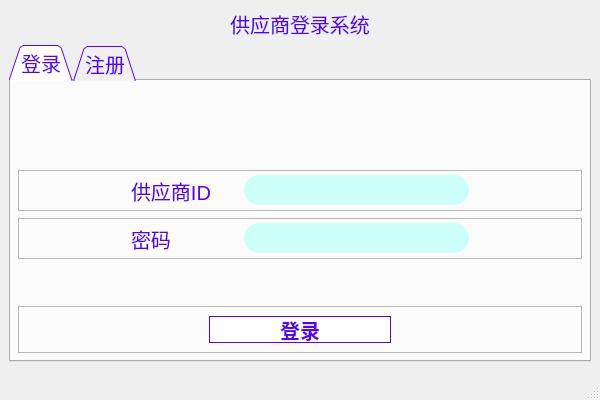
<?xml version="1.0" encoding="UTF-8"?>
<ui version="4.0">
 <class>Window_of_log</class>
 <widget class="QMainWindow" name="Window_of_log">
  <property name="enabled">
   <bool>true</bool>
  </property>
  <property name="geometry">
   <rect>
    <x>0</x>
    <y>0</y>
    <width>600</width>
    <height>400</height>
   </rect>
  </property>
  <property name="minimumSize">
   <size>
    <width>600</width>
    <height>400</height>
   </size>
  </property>
  <property name="maximumSize">
   <size>
    <width>600</width>
    <height>400</height>
   </size>
  </property>
  <property name="windowTitle">
   <string>顾客登录界面</string>
  </property>
  <property name="styleSheet">
   <string notr="true">color: rgb(85, 0, 255);
	font-size: 20px;</string>
  </property>
  <property name="animated">
   <bool>true</bool>
  </property>
  <widget class="QWidget" name="centralwidget">
   <layout class="QVBoxLayout" name="verticalLayout">
    <item>
     <widget class="QLabel" name="label">
      <property name="layoutDirection">
       <enum>Qt::LeftToRight</enum>
      </property>
      <property name="styleSheet">
       <string notr="true"/>
      </property>
      <property name="text">
       <string>供应商登录系统</string>
      </property>
      <property name="alignment">
       <set>Qt::AlignCenter</set>
      </property>
     </widget>
    </item>
    <item>
     <widget class="QTabWidget" name="tabWidget">
      <property name="styleSheet">
       <string notr="true"/>
      </property>
      <property name="tabPosition">
       <enum>QTabWidget::North</enum>
      </property>
      <property name="tabShape">
       <enum>QTabWidget::Triangular</enum>
      </property>
      <property name="currentIndex">
       <number>0</number>
      </property>
      <property name="movable">
       <bool>false</bool>
      </property>
      <widget class="QWidget" name="tab">
       <property name="styleSheet">
        <string notr="true"/>
       </property>
       <attribute name="title">
        <string>登录</string>
       </attribute>
       <layout class="QVBoxLayout" name="verticalLayout_2" stretch="2,1,1,0,1">
        <property name="spacing">
         <number>7</number>
        </property>
        <property name="leftMargin">
         <number>7</number>
        </property>
        <property name="topMargin">
         <number>7</number>
        </property>
        <property name="rightMargin">
         <number>7</number>
        </property>
        <property name="bottomMargin">
         <number>7</number>
        </property>
        <item>
         <spacer name="verticalSpacer_8">
          <property name="orientation">
           <enum>Qt::Vertical</enum>
          </property>
          <property name="sizeHint" stdset="0">
           <size>
            <width>20</width>
            <height>10</height>
           </size>
          </property>
         </spacer>
        </item>
        <item>
         <widget class="QFrame" name="frame">
          <property name="frameShape">
           <enum>QFrame::StyledPanel</enum>
          </property>
          <property name="frameShadow">
           <enum>QFrame::Raised</enum>
          </property>
          <layout class="QHBoxLayout" name="horizontalLayout" stretch="1,1,2,1">
           <property name="spacing">
            <number>0</number>
           </property>
           <property name="leftMargin">
            <number>0</number>
           </property>
           <property name="topMargin">
            <number>0</number>
           </property>
           <property name="rightMargin">
            <number>0</number>
           </property>
           <property name="bottomMargin">
            <number>0</number>
           </property>
           <item>
            <spacer name="horizontalSpacer">
             <property name="orientation">
              <enum>Qt::Horizontal</enum>
             </property>
             <property name="sizeHint" stdset="0">
              <size>
               <width>40</width>
               <height>20</height>
              </size>
             </property>
            </spacer>
           </item>
           <item>
            <widget class="QLabel" name="label_2">
             <property name="text">
              <string>供应商ID</string>
             </property>
            </widget>
           </item>
           <item>
            <widget class="QLineEdit" name="textUser">
             <property name="styleSheet">
              <string notr="true">QLineEdit{
	height: 30px;
	border-radius: 15px;
	padding-left: 10px;
	
	background-color: rgb(205, 255, 249);
}
QLineEdit:focus{
	border: 1px solid  rgb(181, 201, 255);
}</string>
             </property>
            </widget>
           </item>
           <item>
            <spacer name="horizontalSpacer_3">
             <property name="orientation">
              <enum>Qt::Horizontal</enum>
             </property>
             <property name="sizeHint" stdset="0">
              <size>
               <width>40</width>
               <height>20</height>
              </size>
             </property>
            </spacer>
           </item>
          </layout>
         </widget>
        </item>
        <item>
         <widget class="QFrame" name="frame_3">
          <property name="frameShape">
           <enum>QFrame::StyledPanel</enum>
          </property>
          <property name="frameShadow">
           <enum>QFrame::Raised</enum>
          </property>
          <layout class="QHBoxLayout" name="horizontalLayout_2" stretch="1,1,2,1">
           <property name="spacing">
            <number>0</number>
           </property>
           <property name="leftMargin">
            <number>0</number>
           </property>
           <property name="topMargin">
            <number>0</number>
           </property>
           <property name="rightMargin">
            <number>0</number>
           </property>
           <property name="bottomMargin">
            <number>0</number>
           </property>
           <item>
            <spacer name="horizontalSpacer_4">
             <property name="orientation">
              <enum>Qt::Horizontal</enum>
             </property>
             <property name="sizeHint" stdset="0">
              <size>
               <width>108</width>
               <height>20</height>
              </size>
             </property>
            </spacer>
           </item>
           <item>
            <widget class="QLabel" name="label_3">
             <property name="text">
              <string>密码</string>
             </property>
            </widget>
           </item>
           <item>
            <widget class="QLineEdit" name="textPwd">
             <property name="styleSheet">
              <string notr="true">QLineEdit{
	height: 30px;
	border-radius: 15px;
	padding-left: 10px;
	
	background-color: rgb(205, 255, 249);
}
QLineEdit:focus{
	border: 1px solid  rgb(181, 201, 255);
}</string>
             </property>
             <property name="echoMode">
              <enum>QLineEdit::Password</enum>
             </property>
            </widget>
           </item>
           <item>
            <spacer name="horizontalSpacer_6">
             <property name="orientation">
              <enum>Qt::Horizontal</enum>
             </property>
             <property name="sizeHint" stdset="0">
              <size>
               <width>108</width>
               <height>20</height>
              </size>
             </property>
            </spacer>
           </item>
          </layout>
         </widget>
        </item>
        <item>
         <spacer name="verticalSpacer_9">
          <property name="orientation">
           <enum>Qt::Vertical</enum>
          </property>
          <property name="sizeHint" stdset="0">
           <size>
            <width>20</width>
            <height>40</height>
           </size>
          </property>
         </spacer>
        </item>
        <item>
         <widget class="QFrame" name="frame_2">
          <property name="frameShape">
           <enum>QFrame::StyledPanel</enum>
          </property>
          <property name="frameShadow">
           <enum>QFrame::Raised</enum>
          </property>
          <layout class="QHBoxLayout" name="horizontalLayout_9" stretch="1,1,1">
           <item>
            <spacer name="horizontalSpacer_37">
             <property name="orientation">
              <enum>Qt::Horizontal</enum>
             </property>
             <property name="sizeHint" stdset="0">
              <size>
               <width>170</width>
               <height>20</height>
              </size>
             </property>
            </spacer>
           </item>
           <item>
            <widget class="QPushButton" name="buttonLogin">
             <property name="styleSheet">
              <string notr="true">QPushButton{
	border: 1px solid rgb(85, 0, 255);
	background-color: rgb(255, 255, 255);
	color: rgb(85, 0, 255);
	height: 25px;
	font-weight: 700;
}

QPushButton:hover{
	border: none;
	background-color: rgb(85, 0, 255);
	color: rgb(255, 255, 255);
}
</string>
             </property>
             <property name="text">
              <string>登录</string>
             </property>
            </widget>
           </item>
           <item>
            <spacer name="horizontalSpacer_38">
             <property name="orientation">
              <enum>Qt::Horizontal</enum>
             </property>
             <property name="sizeHint" stdset="0">
              <size>
               <width>170</width>
               <height>20</height>
              </size>
             </property>
            </spacer>
           </item>
          </layout>
         </widget>
        </item>
       </layout>
      </widget>
      <widget class="QWidget" name="tab_2">
       <attribute name="title">
        <string>注册</string>
       </attribute>
       <layout class="QVBoxLayout" name="verticalLayout_4">
        <item>
         <spacer name="verticalSpacer">
          <property name="orientation">
           <enum>Qt::Vertical</enum>
          </property>
          <property name="sizeHint" stdset="0">
           <size>
            <width>20</width>
            <height>40</height>
           </size>
          </property>
         </spacer>
        </item>
        <item>
         <layout class="QHBoxLayout" name="horizontalLayout_3" stretch="2,3,2,12,2,3,2,12,2">
          <item>
           <spacer name="horizontalSpacer_7">
            <property name="orientation">
             <enum>Qt::Horizontal</enum>
            </property>
            <property name="sizeHint" stdset="0">
             <size>
              <width>40</width>
              <height>20</height>
             </size>
            </property>
           </spacer>
          </item>
          <item>
           <widget class="QLabel" name="label_4">
            <property name="styleSheet">
             <string notr="true">QLabel{
	color: rgb(76, 216, 255);
	font-size: 20px;
}</string>
            </property>
            <property name="text">
             <string>公司名称*</string>
            </property>
            <property name="buddy">
             <cstring>lineEdit_3</cstring>
            </property>
           </widget>
          </item>
          <item>
           <spacer name="horizontalSpacer_8">
            <property name="orientation">
             <enum>Qt::Horizontal</enum>
            </property>
            <property name="sizeHint" stdset="0">
             <size>
              <width>40</width>
              <height>20</height>
             </size>
            </property>
           </spacer>
          </item>
          <item>
           <widget class="QLineEdit" name="lineEdit_3"/>
          </item>
          <item>
           <spacer name="horizontalSpacer_9">
            <property name="orientation">
             <enum>Qt::Horizontal</enum>
            </property>
            <property name="sizeHint" stdset="0">
             <size>
              <width>40</width>
              <height>20</height>
             </size>
            </property>
           </spacer>
          </item>
          <item>
           <widget class="QLabel" name="label_9">
            <property name="styleSheet">
             <string notr="true">QLabel{
	color: rgb(76, 216, 255);
	font-size: 20px;
}</string>
            </property>
            <property name="text">
             <string>国家*</string>
            </property>
            <property name="buddy">
             <cstring>lineEdit_8</cstring>
            </property>
           </widget>
          </item>
          <item>
           <spacer name="horizontalSpacer_10">
            <property name="orientation">
             <enum>Qt::Horizontal</enum>
            </property>
            <property name="sizeHint" stdset="0">
             <size>
              <width>40</width>
              <height>20</height>
             </size>
            </property>
           </spacer>
          </item>
          <item>
           <widget class="QLineEdit" name="lineEdit_8"/>
          </item>
          <item>
           <spacer name="horizontalSpacer_11">
            <property name="orientation">
             <enum>Qt::Horizontal</enum>
            </property>
            <property name="sizeHint" stdset="0">
             <size>
              <width>40</width>
              <height>20</height>
             </size>
            </property>
           </spacer>
          </item>
         </layout>
        </item>
        <item>
         <spacer name="verticalSpacer_2">
          <property name="orientation">
           <enum>Qt::Vertical</enum>
          </property>
          <property name="sizeHint" stdset="0">
           <size>
            <width>20</width>
            <height>40</height>
           </size>
          </property>
         </spacer>
        </item>
        <item>
         <layout class="QHBoxLayout" name="horizontalLayout_4" stretch="2,3,2,12,2,3,2,12,2">
          <item>
           <spacer name="horizontalSpacer_12">
            <property name="orientation">
             <enum>Qt::Horizontal</enum>
            </property>
            <property name="sizeHint" stdset="0">
             <size>
              <width>40</width>
              <height>20</height>
             </size>
            </property>
           </spacer>
          </item>
          <item>
           <widget class="QLabel" name="label_5">
            <property name="styleSheet">
             <string notr="true">QLabel{
	color: rgb(76, 216, 255);
	font-size: 20px;
}</string>
            </property>
            <property name="text">
             <string>姓名*</string>
            </property>
            <property name="buddy">
             <cstring>lineEdit_4</cstring>
            </property>
           </widget>
          </item>
          <item>
           <spacer name="horizontalSpacer_13">
            <property name="orientation">
             <enum>Qt::Horizontal</enum>
            </property>
            <property name="sizeHint" stdset="0">
             <size>
              <width>40</width>
              <height>20</height>
             </size>
            </property>
           </spacer>
          </item>
          <item>
           <widget class="QLineEdit" name="lineEdit_4"/>
          </item>
          <item>
           <spacer name="horizontalSpacer_14">
            <property name="orientation">
             <enum>Qt::Horizontal</enum>
            </property>
            <property name="sizeHint" stdset="0">
             <size>
              <width>40</width>
              <height>20</height>
             </size>
            </property>
           </spacer>
          </item>
          <item>
           <widget class="QLabel" name="label_10">
            <property name="styleSheet">
             <string notr="true">QLabel{
	color: rgb(76, 216, 255);
	font-size: 20px;
}</string>
            </property>
            <property name="text">
             <string>详细地址*</string>
            </property>
            <property name="buddy">
             <cstring>lineEdit_9</cstring>
            </property>
           </widget>
          </item>
          <item>
           <spacer name="horizontalSpacer_15">
            <property name="orientation">
             <enum>Qt::Horizontal</enum>
            </property>
            <property name="sizeHint" stdset="0">
             <size>
              <width>40</width>
              <height>20</height>
             </size>
            </property>
           </spacer>
          </item>
          <item>
           <widget class="QLineEdit" name="lineEdit_9"/>
          </item>
          <item>
           <spacer name="horizontalSpacer_16">
            <property name="orientation">
             <enum>Qt::Horizontal</enum>
            </property>
            <property name="sizeHint" stdset="0">
             <size>
              <width>40</width>
              <height>20</height>
             </size>
            </property>
           </spacer>
          </item>
         </layout>
        </item>
        <item>
         <spacer name="verticalSpacer_3">
          <property name="orientation">
           <enum>Qt::Vertical</enum>
          </property>
          <property name="sizeHint" stdset="0">
           <size>
            <width>20</width>
            <height>40</height>
           </size>
          </property>
         </spacer>
        </item>
        <item>
         <layout class="QHBoxLayout" name="horizontalLayout_5" stretch="2,3,2,12,2,3,2,12,2">
          <item>
           <spacer name="horizontalSpacer_17">
            <property name="orientation">
             <enum>Qt::Horizontal</enum>
            </property>
            <property name="sizeHint" stdset="0">
             <size>
              <width>40</width>
              <height>20</height>
             </size>
            </property>
           </spacer>
          </item>
          <item>
           <widget class="QLabel" name="label_6">
            <property name="styleSheet">
             <string notr="true">QLabel{
	color: rgb(76, 216, 255);
	font-size: 20px;
}</string>
            </property>
            <property name="text">
             <string>职务*</string>
            </property>
            <property name="buddy">
             <cstring>lineEdit_5</cstring>
            </property>
           </widget>
          </item>
          <item>
           <spacer name="horizontalSpacer_18">
            <property name="orientation">
             <enum>Qt::Horizontal</enum>
            </property>
            <property name="sizeHint" stdset="0">
             <size>
              <width>40</width>
              <height>20</height>
             </size>
            </property>
           </spacer>
          </item>
          <item>
           <widget class="QLineEdit" name="lineEdit_5"/>
          </item>
          <item>
           <spacer name="horizontalSpacer_19">
            <property name="orientation">
             <enum>Qt::Horizontal</enum>
            </property>
            <property name="sizeHint" stdset="0">
             <size>
              <width>40</width>
              <height>20</height>
             </size>
            </property>
           </spacer>
          </item>
          <item>
           <widget class="QLabel" name="label_11">
            <property name="styleSheet">
             <string notr="true">QLabel{
	color: rgb(76, 216, 255);
	font-size: 20px;
}</string>
            </property>
            <property name="text">
             <string>邮政编码*</string>
            </property>
            <property name="buddy">
             <cstring>lineEdit_10</cstring>
            </property>
           </widget>
          </item>
          <item>
           <spacer name="horizontalSpacer_20">
            <property name="orientation">
             <enum>Qt::Horizontal</enum>
            </property>
            <property name="sizeHint" stdset="0">
             <size>
              <width>40</width>
              <height>20</height>
             </size>
            </property>
           </spacer>
          </item>
          <item>
           <widget class="QLineEdit" name="lineEdit_10"/>
          </item>
          <item>
           <spacer name="horizontalSpacer_21">
            <property name="orientation">
             <enum>Qt::Horizontal</enum>
            </property>
            <property name="sizeHint" stdset="0">
             <size>
              <width>40</width>
              <height>20</height>
             </size>
            </property>
           </spacer>
          </item>
         </layout>
        </item>
        <item>
         <spacer name="verticalSpacer_4">
          <property name="orientation">
           <enum>Qt::Vertical</enum>
          </property>
          <property name="sizeHint" stdset="0">
           <size>
            <width>20</width>
            <height>40</height>
           </size>
          </property>
         </spacer>
        </item>
        <item>
         <layout class="QHBoxLayout" name="horizontalLayout_6" stretch="2,3,2,12,2,3,2,12,2">
          <item>
           <spacer name="horizontalSpacer_22">
            <property name="orientation">
             <enum>Qt::Horizontal</enum>
            </property>
            <property name="sizeHint" stdset="0">
             <size>
              <width>40</width>
              <height>20</height>
             </size>
            </property>
           </spacer>
          </item>
          <item>
           <widget class="QLabel" name="label_7">
            <property name="styleSheet">
             <string notr="true">QLabel{
	color: rgb(76, 216, 255);
	font-size: 20px;
}</string>
            </property>
            <property name="text">
             <string>城市*</string>
            </property>
            <property name="buddy">
             <cstring>lineEdit_6</cstring>
            </property>
           </widget>
          </item>
          <item>
           <spacer name="horizontalSpacer_23">
            <property name="orientation">
             <enum>Qt::Horizontal</enum>
            </property>
            <property name="sizeHint" stdset="0">
             <size>
              <width>40</width>
              <height>20</height>
             </size>
            </property>
           </spacer>
          </item>
          <item>
           <widget class="QLineEdit" name="lineEdit_6"/>
          </item>
          <item>
           <spacer name="horizontalSpacer_24">
            <property name="orientation">
             <enum>Qt::Horizontal</enum>
            </property>
            <property name="sizeHint" stdset="0">
             <size>
              <width>40</width>
              <height>20</height>
             </size>
            </property>
           </spacer>
          </item>
          <item>
           <widget class="QLabel" name="label_12">
            <property name="styleSheet">
             <string notr="true">QLabel{
	color: rgb(76, 216, 255);
	font-size: 20px;
}</string>
            </property>
            <property name="text">
             <string>电话</string>
            </property>
            <property name="buddy">
             <cstring>lineEdit_11</cstring>
            </property>
           </widget>
          </item>
          <item>
           <spacer name="horizontalSpacer_25">
            <property name="orientation">
             <enum>Qt::Horizontal</enum>
            </property>
            <property name="sizeHint" stdset="0">
             <size>
              <width>40</width>
              <height>20</height>
             </size>
            </property>
           </spacer>
          </item>
          <item>
           <widget class="QLineEdit" name="lineEdit_11"/>
          </item>
          <item>
           <spacer name="horizontalSpacer_26">
            <property name="orientation">
             <enum>Qt::Horizontal</enum>
            </property>
            <property name="sizeHint" stdset="0">
             <size>
              <width>40</width>
              <height>20</height>
             </size>
            </property>
           </spacer>
          </item>
         </layout>
        </item>
        <item>
         <spacer name="verticalSpacer_5">
          <property name="orientation">
           <enum>Qt::Vertical</enum>
          </property>
          <property name="sizeHint" stdset="0">
           <size>
            <width>20</width>
            <height>40</height>
           </size>
          </property>
         </spacer>
        </item>
        <item>
         <layout class="QHBoxLayout" name="horizontalLayout_7" stretch="2,3,2,12,2,3,2,12,2">
          <item>
           <spacer name="horizontalSpacer_27">
            <property name="orientation">
             <enum>Qt::Horizontal</enum>
            </property>
            <property name="sizeHint" stdset="0">
             <size>
              <width>40</width>
              <height>20</height>
             </size>
            </property>
           </spacer>
          </item>
          <item>
           <widget class="QLabel" name="label_8">
            <property name="styleSheet">
             <string notr="true">QLabel{
	color: rgb(76, 216, 255);
	font-size: 20px;
}</string>
            </property>
            <property name="text">
             <string>地区*</string>
            </property>
            <property name="buddy">
             <cstring>lineEdit_7</cstring>
            </property>
           </widget>
          </item>
          <item>
           <spacer name="horizontalSpacer_28">
            <property name="orientation">
             <enum>Qt::Horizontal</enum>
            </property>
            <property name="sizeHint" stdset="0">
             <size>
              <width>40</width>
              <height>20</height>
             </size>
            </property>
           </spacer>
          </item>
          <item>
           <widget class="QLineEdit" name="lineEdit_7"/>
          </item>
          <item>
           <spacer name="horizontalSpacer_29">
            <property name="orientation">
             <enum>Qt::Horizontal</enum>
            </property>
            <property name="sizeHint" stdset="0">
             <size>
              <width>40</width>
              <height>20</height>
             </size>
            </property>
           </spacer>
          </item>
          <item>
           <widget class="QLabel" name="label_13">
            <property name="styleSheet">
             <string notr="true">QLabel{
	color: rgb(76, 216, 255);
	font-size: 20px;
}</string>
            </property>
            <property name="text">
             <string>传真*</string>
            </property>
            <property name="buddy">
             <cstring>lineEdit_12</cstring>
            </property>
           </widget>
          </item>
          <item>
           <spacer name="horizontalSpacer_30">
            <property name="orientation">
             <enum>Qt::Horizontal</enum>
            </property>
            <property name="sizeHint" stdset="0">
             <size>
              <width>40</width>
              <height>20</height>
             </size>
            </property>
           </spacer>
          </item>
          <item>
           <widget class="QLineEdit" name="lineEdit_12"/>
          </item>
          <item>
           <spacer name="horizontalSpacer_31">
            <property name="orientation">
             <enum>Qt::Horizontal</enum>
            </property>
            <property name="sizeHint" stdset="0">
             <size>
              <width>40</width>
              <height>20</height>
             </size>
            </property>
           </spacer>
          </item>
         </layout>
        </item>
        <item>
         <spacer name="verticalSpacer_6">
          <property name="orientation">
           <enum>Qt::Vertical</enum>
          </property>
          <property name="sizeHint" stdset="0">
           <size>
            <width>20</width>
            <height>40</height>
           </size>
          </property>
         </spacer>
        </item>
        <item>
         <layout class="QHBoxLayout" name="horizontalLayout_8" stretch="2,3,2,12,2,3,2,12,2">
          <item>
           <spacer name="horizontalSpacer_32">
            <property name="orientation">
             <enum>Qt::Horizontal</enum>
            </property>
            <property name="sizeHint" stdset="0">
             <size>
              <width>40</width>
              <height>20</height>
             </size>
            </property>
           </spacer>
          </item>
          <item>
           <widget class="QLabel" name="label_16">
            <property name="styleSheet">
             <string notr="true">QLabel{
	color: rgb(76, 216, 255);
	font-size: 20px;
}</string>
            </property>
            <property name="text">
             <string>密码*</string>
            </property>
            <property name="buddy">
             <cstring>lineEdit_4</cstring>
            </property>
           </widget>
          </item>
          <item>
           <spacer name="horizontalSpacer_33">
            <property name="orientation">
             <enum>Qt::Horizontal</enum>
            </property>
            <property name="sizeHint" stdset="0">
             <size>
              <width>40</width>
              <height>20</height>
             </size>
            </property>
           </spacer>
          </item>
          <item>
           <widget class="QLineEdit" name="lineEdit_14"/>
          </item>
          <item>
           <spacer name="horizontalSpacer_34">
            <property name="orientation">
             <enum>Qt::Horizontal</enum>
            </property>
            <property name="sizeHint" stdset="0">
             <size>
              <width>40</width>
              <height>20</height>
             </size>
            </property>
           </spacer>
          </item>
          <item>
           <widget class="QLabel" name="label_17">
            <property name="styleSheet">
             <string notr="true">QLabel{
	color: rgb(76, 216, 255);
	font-size: 20px;
}</string>
            </property>
            <property name="text">
             <string>主页</string>
            </property>
            <property name="buddy">
             <cstring>lineEdit_9</cstring>
            </property>
           </widget>
          </item>
          <item>
           <spacer name="horizontalSpacer_35">
            <property name="orientation">
             <enum>Qt::Horizontal</enum>
            </property>
            <property name="sizeHint" stdset="0">
             <size>
              <width>40</width>
              <height>20</height>
             </size>
            </property>
           </spacer>
          </item>
          <item>
           <widget class="QLineEdit" name="lineEdit_15"/>
          </item>
          <item>
           <spacer name="horizontalSpacer_36">
            <property name="orientation">
             <enum>Qt::Horizontal</enum>
            </property>
            <property name="sizeHint" stdset="0">
             <size>
              <width>40</width>
              <height>20</height>
             </size>
            </property>
           </spacer>
          </item>
         </layout>
        </item>
        <item>
         <spacer name="verticalSpacer_7">
          <property name="orientation">
           <enum>Qt::Vertical</enum>
          </property>
          <property name="sizeHint" stdset="0">
           <size>
            <width>20</width>
            <height>40</height>
           </size>
          </property>
         </spacer>
        </item>
        <item>
         <widget class="QPushButton" name="Button_2">
          <property name="styleSheet">
           <string notr="true">QPushButton{
	border: 1px solid rgb(85, 0, 255);
	background-color: rgb(255, 255, 255);
	color: rgb(76, 216, 255);
	height: 25px;
	font-weight: 700;
}

QPushButton:hover{
	border: none;
	background-color: rgb(76, 216, 255);
	color: rgb(255, 255, 255);
}</string>
          </property>
          <property name="text">
           <string>一键注册</string>
          </property>
         </widget>
        </item>
        <item>
         <widget class="QLabel" name="label_14">
          <property name="styleSheet">
           <string notr="true">QLabel{
	color: rgb(85, 0, 255);
	font-size: 8px;
}</string>
          </property>
          <property name="text">
           <string>注：*为必填项</string>
          </property>
          <property name="alignment">
           <set>Qt::AlignRight|Qt::AlignTrailing|Qt::AlignVCenter</set>
          </property>
         </widget>
        </item>
       </layout>
      </widget>
     </widget>
    </item>
   </layout>
  </widget>
  <widget class="QStatusBar" name="statusbar"/>
 </widget>
 <tabstops>
  <tabstop>lineEdit_3</tabstop>
  <tabstop>lineEdit_4</tabstop>
  <tabstop>lineEdit_5</tabstop>
  <tabstop>lineEdit_6</tabstop>
  <tabstop>lineEdit_7</tabstop>
  <tabstop>lineEdit_8</tabstop>
  <tabstop>lineEdit_9</tabstop>
  <tabstop>lineEdit_10</tabstop>
  <tabstop>lineEdit_11</tabstop>
  <tabstop>lineEdit_12</tabstop>
  <tabstop>Button_2</tabstop>
 </tabstops>
 <resources>
  <include location="C:/Users/86173/Desktop/登录界面/res.qrc"/>
 </resources>
 <connections/>
</ui>
